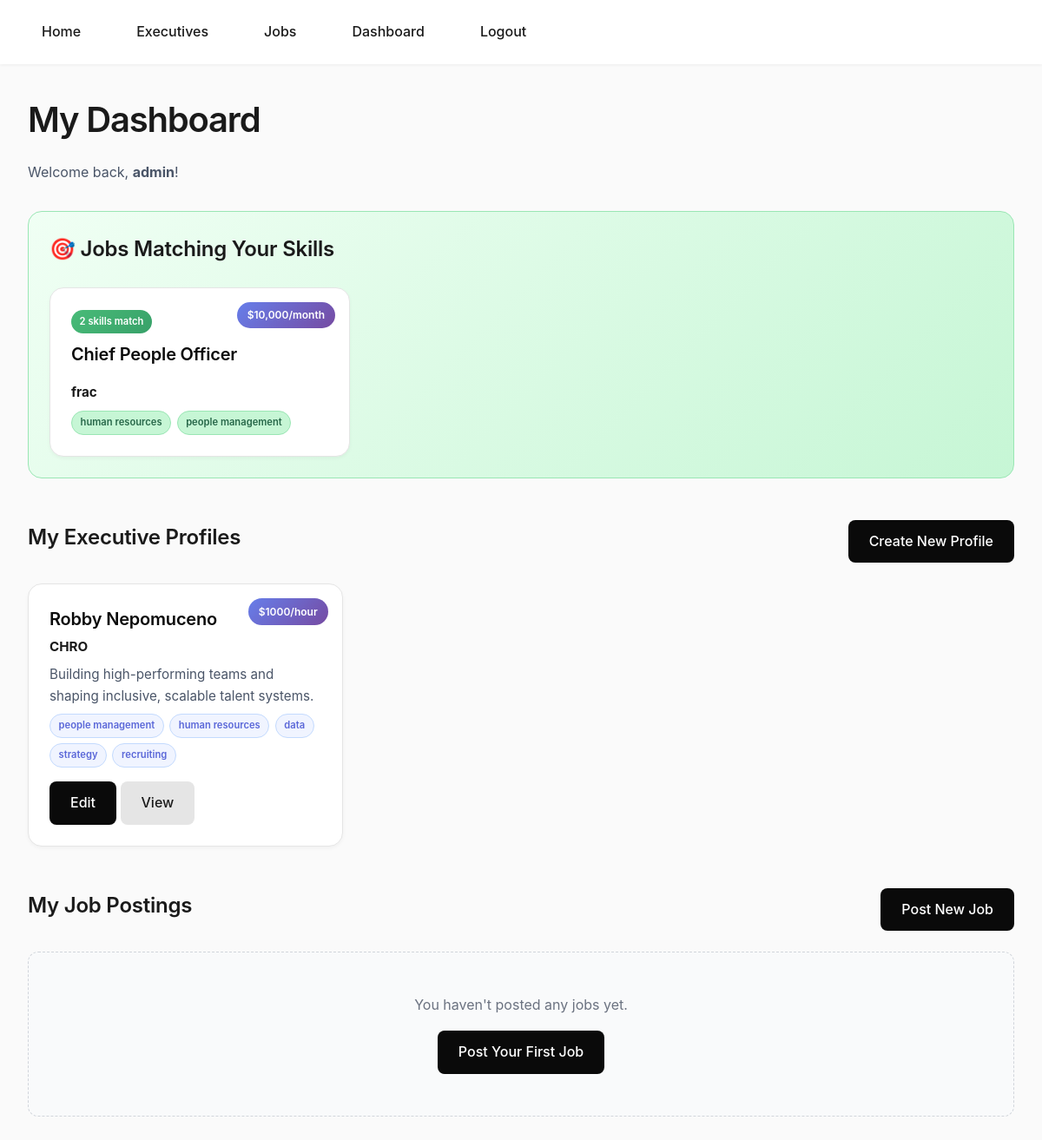
Screenshot of /dashboard/ (signed in) with the database file from the repository.
### classifieds/models.py (models this page shows, shortened)
class Job(models.Model):
    title = models.CharField(max_length=160)
    company = models.CharField(max_length=160)
    description = models.TextField()
    duration_text = models.CharField(max_length=120, blank=True)
    budget_text = models.CharField(max_length=120, blank=True)
    contact_email = models.EmailField()
    created_at = models.DateTimeField(auto_now_add=True)
    is_active = models.BooleanField(default=True)
    owner = models.ForeignKey(
        settings.AUTH_USER_MODEL,
        null=True,
        blank=True,
        on_delete=models.SET_NULL,
        related_name="jobs"
    )
    required_skills_tags = models.CharField(
        max_length=500,
        blank=True,
        help_text="Comma-separated tags (e.g., python, startup, remote)"
    )

class ExecutiveProfile(models.Model):
    name = models.CharField(max_length=120)
    title = models.CharField(max_length=160)
    bio = models.TextField(blank=True)
    skills_text = models.CharField(max_length=300, blank=True)  # Legacy field - keep for now
    rate_text = models.CharField(max_length=120, blank=True)
    email = models.EmailField()
    timezone = models.CharField(max_length=60, blank=True)
    created_at = models.DateTimeField(auto_now_add=True)
    owner = models.ForeignKey(
        settings.AUTH_USER_MODEL,
        on_delete=models.CASCADE,
        related_name="executive_profiles",
        null=True,
        blank=True
    )
    skills_tags = models.CharField(
        max_length=500,
        blank=True,
        help_text="Comma-separated tags (e.g., python, django, cto, startup)"
    )
    def get_tags_list(self):
        if not self.skills_tags:
            return []
        return [tag.strip().lower() for tag in self.skills_tags.split(",") if tag.strip()]

### classifieds/views.py (the view)
# urls.py: path("dashboard/", views.dashboard, name="dashboard"),
@login_required
def dashboard(request):
    my_profiles = ExecutiveProfile.objects.filter(owner=request.user)
    my_jobs = Job.objects.filter(owner=request.user)
    all_jobs = Job.objects.filter(is_active=True)
    all_executives = ExecutiveProfile.objects.all()
    matches = get_dashboard_matches(request.user, all_jobs, all_executives)
    return render(request, "classifieds/dashboard.html", {
        "my_profiles": my_profiles,
        "my_jobs": my_jobs,
        "suggested_jobs": matches['suggested_jobs'][:5],  # Top 5
        "suggested_executives": matches['suggested_executives'][:5],  # Top 5
        "user_has_profile": matches['user_has_profile'],
        "user_has_jobs": matches['user_has_jobs'],
    })

### classifieds/matching.py (called while the page is built)
def get_matching_tags(tags1, tags2):
    if isinstance(tags1, str):
        set1 = set(tag.lower().strip() for tag in tags1.split(',') if tag.strip())
    else:
        set1 = set(tag.lower().strip() for tag in tags1 if tag.strip())
    if isinstance(tags2, str):
        set2 = set(tag.lower().strip() for tag in tags2.split(',') if tag.strip())
    else:
        set2 = set(tag.lower().strip() for tag in tags2 if tag.strip())
    return set1.intersection(set2)

def calculate_match(executive_tags, job_tags):
    matching = get_matching_tags(executive_tags, job_tags)
    if isinstance(job_tags, str):
        job_tag_count = len([t for t in job_tags.split(',') if t.strip()])
    else:
        job_tag_count = len([t for t in job_tags if t.strip()])
    if job_tag_count > 0:
        percentage = (len(matching) / job_tag_count) * 100
    else:
        percentage = 0
    return {
        'matching_tags': sorted(list(matching)),
        'match_count': len(matching),
        'match_percentage': round(percentage, 1),
        'total_required': job_tag_count,
    }

def find_matching_jobs_for_executive(executive, all_jobs):
    if not executive.skills_tags:
        return []
    matches = []
    for job in all_jobs:
        if not job.required_skills_tags:
            continue
        match_info = calculate_match(executive.skills_tags, job.required_skills_tags)
        if match_info['match_count'] > 0:
            matches.append((job, match_info))
    matches.sort(key=lambda x: (x[1]['match_count'], x[1]['match_percentage']), reverse=True)
    return matches

### classifieds/templates/classifieds/dashboard.html (shortened to what this page needs)
{% load static %}
<!DOCTYPE html>
<html>
<head>
    <link rel="stylesheet" href="{% static 'frac-app.css' %}">
</head>
<body>
    <nav>
        <div class="container">
            <a href="{% url 'home' %}">Home</a>
            <a href="{% url 'exec_list' %}">Executives</a>
            <a href="{% url 'job_list' %}">Jobs</a>
            <a href="{% url 'dashboard' %}">Dashboard</a>
            <a href="{% url 'logout' %}">Logout</a>
        </div>
    </nav>
    <div class="container">
        <h1>My Dashboard</h1>
        <p>Welcome back, <strong>{{ user.username }}</strong>!</p>
        {% if suggested_jobs %}
            <div class="suggestions-section">
                <h2>🎯 Jobs Matching Your Skills</h2>
                <div class="card-grid">
                    {% for item in suggested_jobs %}
                        <div class="card card-clickable" onclick="window.location='{% url 'job_detail' item.job.pk %}'">
                            <span class="match-badge">{{ item.match_info.match_count }} skills match</span>
                            {% if item.job.budget_text %}
                                <span class="card-rate">{{ item.job.budget_text }}</span>
                            {% endif %}
                            <h2 style="margin-top: 0.5rem;">{{ item.job.title }}</h2>
                            <p><strong>{{ item.job.company }}</strong></p>
                            <div class="tags-container">
                                {% for tag in item.match_info.matching_tags %}
                                    <span class="tag-badge" style="background: #c6f6d5; color: #276749; border-color: #9ae6b4;">{{ tag }}</span>
                                {% endfor %}
                            </div>
                        </div>
                    {% endfor %}
                </div>
            </div>
        {% endif %}
        <div style="margin-top: 3rem;">
            <div style="display: flex; justify-content: space-between; align-items: center; margin-bottom: 1.5rem;">
                <h2>My Executive Profiles</h2>
                <a href="{% url 'create_profile' %}" class="btn">Create New Profile</a>
            </div>
            {% if my_profiles %}
                <div class="card-grid">
                    {% for profile in my_profiles %}
                        <div class="card">
                            {% if profile.rate_text %}
                                <span class="card-rate">{{ profile.rate_text }}</span>
                            {% endif %}
                            <h2>{{ profile.name }}</h2>
                            <p><strong>{{ profile.title }}</strong></p>
                            {% if profile.skills_text %}
                                <p>{{ profile.skills_text }}</p>
                            {% endif %}
                            {% with tags=profile.get_tags_list %}
                                {% if tags %}
                                    <div class="tags-container">
                                        {% for tag in tags %}
                                            <span class="tag-badge">{{ tag }}</span>
                                        {% endfor %}
                                    </div>
                                {% endif %}
                            {% endwith %}
                            <div style="margin-top: 1rem;">
                                <a href="{% url 'edit_profile' profile.pk %}" class="btn">Edit</a>
                                <a href="{% url 'exec_detail' profile.pk %}" class="btn btn-secondary">View</a>
                            </div>
                        </div>
                    {% endfor %}
                </div>
            {% else %}
                <div class="empty-state">
                    <p>You haven't created any executive profiles yet.</p>
                    <a href="{% url 'create_profile' %}" class="btn">Create Your First Profile</a>
                </div>
            {% endif %}
        </div>
        <div style="margin-top: 3rem;">
            <div style="display: flex; justify-content: space-between; align-items: center; margin-bottom: 1.5rem;">
                <h2>My Job Postings</h2>
                <a href="{% url 'post_job' %}" class="btn">Post New Job</a>
            </div>
            {% if my_jobs %}
                <div class="card-grid">
                    {% for job in my_jobs %}
                        <div class="card">
                            {% if job.budget_text %}
                                <span class="card-rate">{{ job.budget_text }}</span>
                            {% endif %}
                            <h2>{{ job.title }}</h2>
                            <p><strong>{{ job.company }}</strong></p>
                            {% if job.duration_text %}
                                <span class="card-label">{{ job.duration_text }}</span>
                            {% endif %}
                            {% with tags=job.get_tags_list %}
                                {% if tags %}
                                    <div class="tags-container">
                                        {% for tag in tags %}
                                            <span class="tag-badge">{{ tag }}</span>
                                        {% endfor %}
                                    </div>
                                {% endif %}
                            {% endwith %}
                            <div style="margin-top: 1rem;">
                                <a href="{% url 'edit_job' job.pk %}" class="btn">Edit</a>
                                <a href="{% url 'job_detail' job.pk %}" class="btn btn-secondary">View</a>
                            </div>
                        </div>
                    {% endfor %}
                </div>
            {% else %}
                <div class="empty-state">
                    <p>You haven't posted any jobs yet.</p>
                    <a href="{% url 'post_job' %}" class="btn">Post Your First Job</a>
                </div>
            {% endif %}
        </div>
    </div>
</body>
</html>

### classifieds/static/frac-app.css (style rules this page uses)
a { text-decoration: none; }
* { margin: 0; padding: 0; box-sizing: border-box; }
body { font-family: -apple-system, BlinkMacSystemFont, "Segoe UI", Roboto, Oxygen, Ubuntu, sans-serif; background: #fafafa; color: #1a1a1a; line-height: 1.6; -webkit-font-smoothing: antialiased; }
h1 { font-size: 2.5rem; font-weight: 600; letter-spacing: -0.03em; margin-bottom: 1rem; }
h2 { font-size: 1.5rem; font-weight: 600; letter-spacing: -0.01em; margin-bottom: 0.5rem; }
p { margin-bottom: 0.75rem; color: #4a5568; }
.container { max-width: 1200px; margin: 0 auto; padding: 2rem; }
nav { background: white; box-shadow: 0 1px 3px rgba(0, 0, 0, 0.06); padding: 1rem 2rem; }
nav .container { display: flex; gap: 2rem; align-items: center; padding: 0; max-width: 1200px; margin: 0 auto; }
nav a { color: #1a1a1a; text-decoration: none; font-weight: 500; padding: 0.5rem 1rem; border-radius: 8px; transition: background 0.2s ease; }
.btn { display: inline-block; background: #0a0a0a; color: white; padding: 0.75rem 1.5rem; border-radius: 8px; text-decoration: none; font-weight: 500; border: none; cursor: pointer; transition: all 0.2s ease; }
.btn-secondary { background: #e5e5e5; color: #1a1a1a; }
.card-grid { display: grid; grid-template-columns: repeat(auto-fill, minmax(320px, 1fr)); gap: 1.5rem; margin-top: 1.5rem; }
.card { background: white; border: 1px solid #e5e5e5; border-radius: 16px; padding: 1.5rem; transition: all 0.3s ease; box-shadow: 0 2px 4px rgba(0, 0, 0, 0.04); position: relative; text-decoration: none !important; color: inherit !important; display: block; }
.card * { text-decoration: none !important; }
.card h2 { color: #0a0a0a; font-size: 1.25rem; margin-bottom: 0.25rem; }
.card p { color: #4a5568; font-size: 0.95rem; margin-bottom: 0.5rem; }
.card strong { color: #1a1a1a; }
.card-rate { position: absolute; top: 1rem; right: 1rem; background: linear-gradient(135deg, #667eea 0%, #764ba2 100%); color: white; font-size: 0.75rem; font-weight: 600; padding: 0.35rem 0.75rem; border-radius: 9999px; }
.tags-container { display: flex; flex-wrap: wrap; gap: 0.4rem; margin-top: 1rem; }
.tag-badge { display: inline-block; background: #f0f4ff; color: #5a67d8; font-size: 0.7rem; font-weight: 600; padding: 0.25rem 0.6rem; border-radius: 9999px; border: 1px solid #c3dafe; text-transform: lowercase; white-space: nowrap; }
.empty-state { text-align: center; padding: 3rem; background: #f9fafb; border-radius: 12px; border: 1px dashed #d1d5db; }
.empty-state p { color: #6b7280; margin-bottom: 1rem; }

### classifieds/templates/classifieds/dashboard.html (style rules this page uses)
a { text-decoration: none !important; }
.tags-container { display: flex; flex-wrap: wrap; gap: 0.4rem; margin-top: 0.5rem; }
.tag-badge { display: inline-block; background: #f0f4ff; color: #5a67d8; font-size: 0.7rem; font-weight: 600; padding: 0.25rem 0.6rem; border-radius: 9999px; border: 1px solid #c3dafe; text-transform: lowercase; }
.match-badge { display: inline-block; background: linear-gradient(135deg, #48bb78 0%, #38a169 100%); color: white; font-size: 0.7rem; font-weight: 600; padding: 0.3rem 0.6rem; border-radius: 9999px; }
.suggestions-section { background: linear-gradient(135deg, #f0fff4 0%, #c6f6d5 100%); border: 1px solid #9ae6b4; border-radius: 16px; padding: 1.5rem; margin-top: 2rem; }
.suggestions-section h2 { margin-bottom: 1rem; display: flex; align-items: center; gap: 0.5rem; }
.card-clickable { cursor: pointer; }

### rows the page displays
Job: match_info.match_count "2", job.budget_text "$10,000/month", job "Chief People Officer", job.company "frac", matching_tags "human resources" "people management"
ExecutiveProfile: rate_text "$1000/hour", name "Robby Nepomuceno", title "CHRO", skills_text "Building high-performing teams and shaping inclusive, scalable talent systems.", tags "people management" "human resources" "data" "strategy" "recruiting"

### other values shown
{{ user.username }} "admin"
